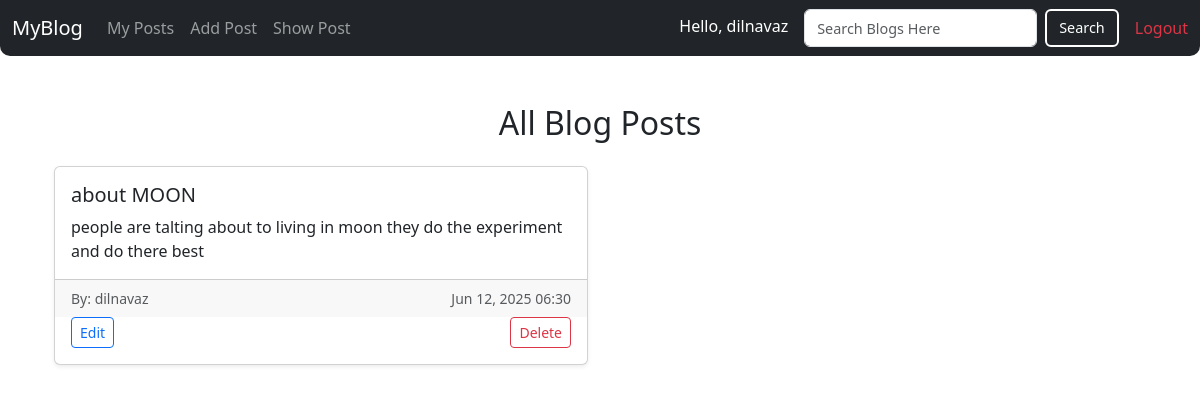
Screenshot of /my_post/ (signed in) with the database file from the repository.
### blog_app/models.py (models this page shows, shortened)
class Post(models.Model):
    title = models.CharField(max_length=100)
    content = models.TextField()
    date_posted = models.DateTimeField(default=timezone.now)
    author = models.ForeignKey(User, on_delete=models.CASCADE)

### blog_app/views.py (the view)
# urls.py: path('my_post/',views.my_post,name="my_post"),
def my_post(request):
    context = {'posts':Post.objects.filter(author = request.user)}
    return render(request,'mypost.html',context)

### templates/mypost.html
{% extends 'home.html' %}
{% block my_post %}
      <div class="container mt-5">
  <h2 class="mb-4 text-center">All Blog Posts</h2>
  <div class="row row-cols-1 row-cols-md-2 g-4">
    {% for p in posts %}
      <div class="col">
        <div class="card h-100 shadow-sm">
          <div class="card-body">
            <h5 class="card-title">{{ p.title }}</h5>
            <p class="card-text">{{ p.content}}</p>
          </div>
          <div class="card-footer text-muted d-flex justify-content-between">
            <small>By: {{ p.author.username }}</small>
            <small>{{ p.date_posted|date:"M d, Y H:i" }}</small>
          </div>
           {% if request.user == p.author %}
            <div class="d-flex justify-content-between px-3 pb-3">
              <a href="{% url 'edit_post' p.id %}" class="btn btn-sm btn-outline-primary">Edit</a>
              <a href="{% url 'delete_post' p.id %}" class="btn btn-sm btn-outline-danger"
                 onclick="return confirm('Are you sure you want to delete this post?');">Delete</a>
            </div>
          {% endif %}
        </div>
      </div>
    {% empty %}
      <p>No posts found.</p>
    {% endfor %}
  </div>
</div>
{% endblock %}

### templates/home.html (shortened to what this page needs)
{% load static %}
<html>
<head>
    <link rel="stylesheet" href="https://cdn.jsdelivr.net/npm/bootstrap@5.3.6/dist/css/bootstrap.min.css">
</head>
<body>
<nav class="navbar navbar-expand-lg navbar-dark bg-dark" style="border-bottom-left-radius:10px;border-bottom-right-radius:10px;">
    <div class="container-fluid">
        <a class="navbar-brand" href="{% url 'index' %}">MyBlog</a>
        <div class="collapse navbar-collapse" id="navbarNav">
            <ul class="navbar-nav me-auto mb-2 mb-lg-0">
                <li class="nav-item">
                    <a class="nav-link" href="{% url 'my_post' %}">My Posts</a>
                </li>
                <li class="nav-item">
                    <a class="nav-link" href="{% url 'add_post' %}">Add Post</a>
                </li>
                <li class="nav-item">
                    <a class="nav-link" href="{% url 'show_post' %}">Show Post</a>
                </li>
            </ul>
            <div class="d-flex align-items-center gap-3">
                <span class="navbar-text text-white">
                    Hello, {{ request.user.username }}
                </span>
                <form class="d-flex align-items-center" role="search" method="get" action="{% url 'search_post' %}">
                    <input class="form-control me-2" name="query" id="query" type="search" placeholder="Search Blogs Here" aria-label="Search">
                    <button class="btn btn-custom" type="submit">Search</button>
                </form>
                <a class="nav-link text-danger" href="{% url 'logOut' %}">Logout</a>
            </div>
        </div>
    </div>
</nav>
{% if not is_home %}
    <div class="container">
        {% block my_post %}
        {% endblock %}
    </div>
   {% endif %}
</body>
</html>

### templates/home.html (style rules this page uses)
.navbar { padding-top: 0.5rem; padding-bottom: 0.5rem; }
.navbar .form-control, .navbar .btn { height: 38px; font-size: 0.9rem; margin: 0; }
.navbar .navbar-text { font-size: 1rem; padding-top: 0.2rem; }
.navbar form { margin: 0; }
.btn-custom { background-color: transparent; color: white; border: 2px solid white; transition: 0.3s; }

### rows the page displays
Post: title "about MOON", content "people are talting about to living in moon they do the experiment and do there best", author.username "dilnavaz", date_posted "Jun 12, 2025 06:30", shows "Edit"

### other values shown
{{ request.user.username }} "dilnavaz"
